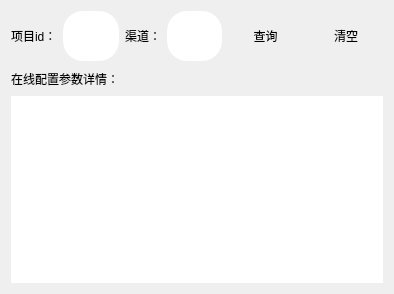
         <widget class="QWidget" name="tab_19">
          <attribute name="title">
           <string>查询在线配置--单独</string>
          </attribute>
          <layout class="QVBoxLayout" name="verticalLayout_61" stretch="1,8">
           <item>
            <layout class="QHBoxLayout" name="horizontalLayout_24" stretch="1,3,1,3,4,4">
             <item>
              <widget class="QLabel" name="label_26">
               <property name="styleSheet">
                <string notr="true">font: 14pt &quot;幼圆&quot;;</string>
               </property>
               <property name="text">
                <string>项目id：</string>
               </property>
              </widget>
             </item>
             <item>
              <widget class="QLineEdit" name="OneselfPid">
               <property name="minimumSize">
                <size>
                 <width>0</width>
                 <height>50</height>
                </size>
               </property>
               <property name="styleSheet">
                <string notr="true">border-radius: 20px;
font: 14pt &quot;微软雅黑&quot;;
color: rgb(170, 255, 127);</string>
               </property>
              </widget>
             </item>
             <item>
              <widget class="QLabel" name="label_25">
               <property name="styleSheet">
                <string notr="true">font: 14pt &quot;幼圆&quot;;</string>
               </property>
               <property name="text">
                <string>渠道：</string>
               </property>
              </widget>
             </item>
             <item>
              <widget class="QLineEdit" name="Oneselfchan">
               <property name="minimumSize">
                <size>
                 <width>0</width>
                 <height>50</height>
                </size>
               </property>
               <property name="styleSheet">
                <string notr="true">border-radius: 20px;
font: 14pt &quot;微软雅黑&quot;;
color: rgb(170, 255, 127);</string>
               </property>
              </widget>
             </item>
             <item>
              <widget class="QPushButton" name="OneselfSelect">
               <property name="minimumSize">
                <size>
                 <width>0</width>
                 <height>50</height>
                </size>
               </property>
               <property name="styleSheet">
                <string notr="true">QPushButton
{border-radius:10px;
font: 14pt &quot;幼圆&quot;;}</string>
               </property>
               <property name="text">
                <string>查询</string>
               </property>
              </widget>
             </item>
             <item>
              <widget class="QPushButton" name="OneselfClear">
               <property name="minimumSize">
                <size>
                 <width>0</width>
                 <height>50</height>
                </size>
               </property>
               <property name="styleSheet">
                <string notr="true">QPushButton
{border-radius:10px;
font: 14pt &quot;幼圆&quot;;}</string>
               </property>
               <property name="text">
                <string>清空</string>
               </property>
              </widget>
             </item>
            </layout>
           </item>
           <item>
            <layout class="QVBoxLayout" name="verticalLayout_60" stretch="1,8">
             <item>
              <widget class="QLabel" name="label_27">
               <property name="styleSheet">
                <string notr="true">font: 28pt &quot;幼圆&quot;;</string>
               </property>
               <property name="text">
                <string>在线配置参数详情：</string>
               </property>
              </widget>
             </item>
             <item>
              <widget class="QTextBrowser" name="OneselfOnlineCfg">
               <property name="styleSheet">
                <string notr="true">border-radius: 20px;
font: 14pt &quot;微软雅黑&quot;;
color: rgb(170, 255, 127);</string>
               </property>
              </widget>
             </item>
            </layout>
           </item>
          </layout>
         </widget>
